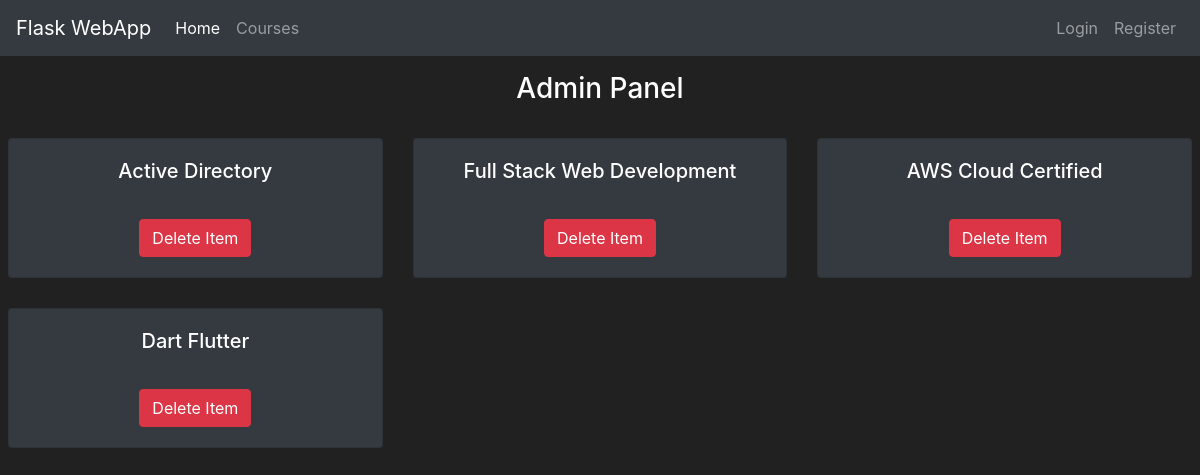
Screenshot of /admin/deleteitem with the database file from the repository.
### course/models.py (models this page shows, shortened)
class Items(db.Model):
    id = db.Column(db.Integer(), primary_key=True)
    name = db.Column(db.String(length=30), nullable=False, unique=True)
    uploader = db.Column(db.String(length=30), nullable=False)
    url = db.Column(db.String(length=240), nullable=False, unique=True)
    token = db.Column(db.Integer(), nullable=False)
    description = db.Column(db.String(length=1024), nullable=False, unique=True)

### course/route.py (the view, shortened to what this page needs)
@app.route('/admin/<action>', methods=['GET', 'POST'])
def actions(action):
    admin_panel = AdminPanel()
    if action == 'deleteuser':
        return render_template('adminpanel/deleteuser.html', action=action, admin_panel= admin_panel)
    if action == 'deleteitem':
        return render_template('adminpanel/deleteitem.html', action=action, admin_panel= admin_panel)

### course/admin.py (called while the page is built)
    @property
    def getitems(self):
        items = Items.query.all()
        return items

### course/templates/adminpanel/deleteitem.html (shortened to what this page needs)
{% extends 'base.html' %}
{% block content %}
<div class="mr-2 ml-2">
    <h3 class="text-center mt-3">Admin Panel</h3>
    <br>
    <div class="row">
        {% for item in admin_panel.getitems %}
            <div class="col-md-4">
                <div style="margin-bottom: 30px" class="card text-center bg-dark card-wrapper">
                    <div class="card-body">
                        <h5 class="card-title">{{ item.name }}</h5>
                        <br>
                            <a class="btn btn-info btn-outline btn-danger" href="{{ url_for('action_perform', action='deleteitem', value=item.name) }}">Delete Item</a>
                    </div>
                </div>
            </div>
        {% endfor %}
    </div>
</div>
{% endblock %}

### course/templates/base.html (style rules this page uses)
body { background-color: #212121; color: white; }

### rows the page displays
Items: name "Active Directory"
Items: name "Full Stack Web Development"
Items: name "AWS Cloud Certified"
Items: name "Dart Flutter"
